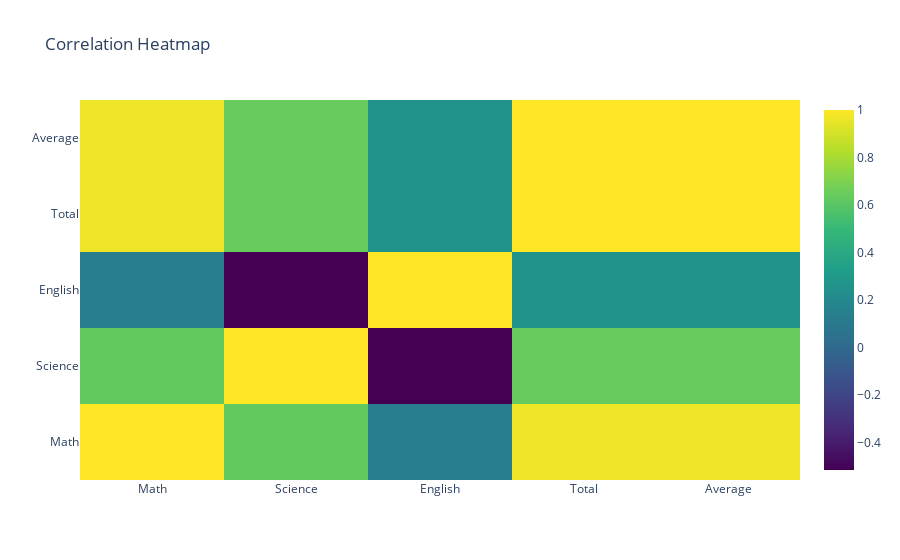

The code cell stored with this chart in its notebook:
### Code cell
# 📉 Heatmap – Correlation Matrix
corr_matrix = df[['Math', 'Science', 'English', 'Total', 'Average']].corr()
fig5 = go.Figure(data=go.Heatmap(
    z=corr_matrix.values,
    x=corr_matrix.columns,
    y=corr_matrix.index,
    colorscale='Viridis'))

fig5.update_layout(title='Correlation Heatmap')
fig5.show()

### Figure 1 — Plotly figure (JSON) as saved in the notebook; plotly's stock layout.template omitted (floating-point values rounded to 4 significant figures)
{"data": [{"colorscale": [[0, "#440154"], [0.1111, "#482878"], [0.2222, "#3e4989"], [0.3333, "#31688e"], [0.4444, "#26828e"], [0.5556, "#1f9e89"], [0.6667, "#35b779"], [0.7778, "#6ece58"], [0.8889, "#b5de2b"], [1, "#fde725"]], "type": "heatmap", "x": ["Math", "Science", "English", "Total", "Average"], "y": ["Math", "Science", "English", "Total", "Average"], "z": [[1, 0.6283, 0.1289, 0.9621, 0.9621], [0.6283, 1, -0.5159, 0.6405, 0.6405], [0.1289, -0.5159, 1, 0.2574, 0.2574], [0.9621, 0.6405, 0.2574, 1, 1.0], [0.9621, 0.6405, 0.2574, 1.0, 1]]}], "layout": {"autosize": true, "title": {"text": "Correlation Heatmap"}, "xaxis": {"autorange": true, "range": [-0.5, 4.5], "type": "category"}, "yaxis": {"autorange": true, "range": [-0.5, 4.5], "type": "category"}}}
